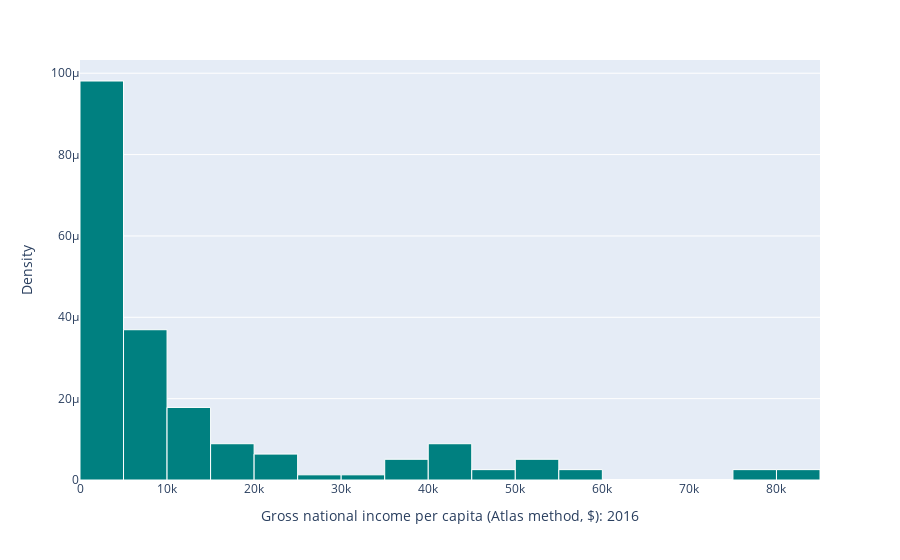

Notebook code for this chart:
### Code cell
# Draw histogram of Gross national income
# The `edgecolor` argument controls the color of the bin edges
# log_capita=np.log10(df['Gross national income per capita, Atlas method: $: 2016'])
fig=px.histogram(df['Gross national income per capita, Atlas method: $: 2016'],
                 histnorm='probability density',
                 nbins=23,
                 )
# Add labels
fig.update_layout(
    xaxis_title="Gross national income per capita (Atlas method, $): 2016",
    yaxis_title="Density",
    showlegend=False
)
fig.update_traces(
    marker_color='teal',
    marker_line_color='white',
    marker_line_width=1
    )
fig.show()

### Figure 1 — Plotly figure (JSON) as saved in the notebook; plotly's stock layout.template omitted (floating-point values rounded to 4 significant figures; data arrays with more than 128 entries replaced by an {"elided": "..."} marker saying what was removed)
{"data": [{"alignmentgroup": "True", "bingroup": "x", "histnorm": "probability density", "hovertemplate": "variable=Gross national income per capita, Atlas method: $: 2016<br>value=%{x}<br>probability density=%{y}<extra></extra>", "legendgroup": "Gross national income per capita, Atlas method: $: 2016", "marker": {"color": "teal", "line": {"color": "white", "width": 1}, "pattern": {"shape": ""}}, "name": "Gross national income per capita, Atlas method: $: 2016", "nbinsx": 23, "offsetgroup": "Gross national income per capita, Atlas method: $: 2016", "orientation": "v", "showlegend": true, "type": "histogram", "x": {"elided": "166 int values"}, "xaxis": "x", "yaxis": "y"}], "layout": {"barmode": "relative", "legend": {"title": {"text": "variable"}, "tracegroupgap": 0}, "margin": {"t": 60}, "showlegend": false, "xaxis": {"anchor": "y", "domain": [0, 1], "title": {"text": "Gross national income per capita (Atlas method, $): 2016"}}, "yaxis": {"anchor": "x", "domain": [0, 1], "title": {"text": "Density"}}}}
